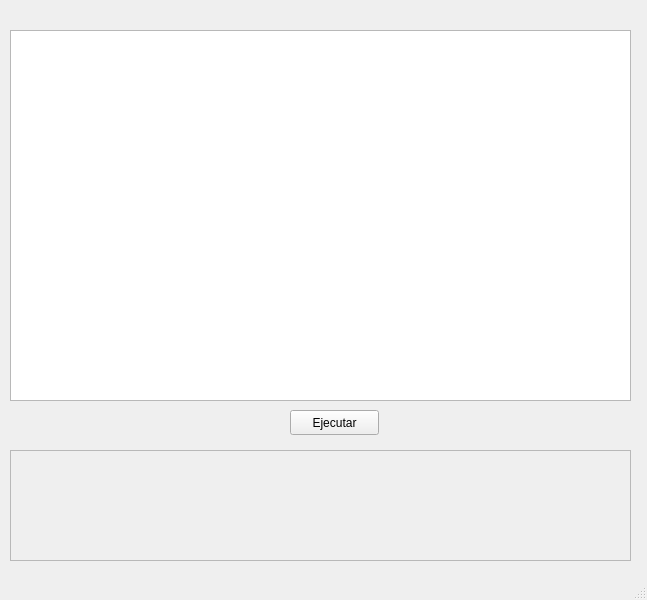
<?xml version="1.0" encoding="UTF-8"?>
<ui version="4.0">
 <class>MainWindow</class>
 <widget class="QMainWindow" name="MainWindow">
  <property name="geometry">
   <rect>
    <x>0</x>
    <y>0</y>
    <width>647</width>
    <height>600</height>
   </rect>
  </property>
  <property name="windowTitle">
   <string>MainWindow</string>
  </property>
  <widget class="QWidget" name="centralwidget">
   <widget class="QPlainTextEdit" name="plainTextEdit">
    <property name="enabled">
     <bool>true</bool>
    </property>
    <property name="geometry">
     <rect>
      <x>10</x>
      <y>30</y>
      <width>621</width>
      <height>371</height>
     </rect>
    </property>
    <property name="sizePolicy">
     <sizepolicy hsizetype="Ignored" vsizetype="Ignored">
      <horstretch>0</horstretch>
      <verstretch>0</verstretch>
     </sizepolicy>
    </property>
   </widget>
   <widget class="QPushButton" name="pushButton">
    <property name="geometry">
     <rect>
      <x>290</x>
      <y>410</y>
      <width>89</width>
      <height>25</height>
     </rect>
    </property>
    <property name="text">
     <string>Ejecutar</string>
    </property>
   </widget>
   <widget class="QScrollArea" name="scrollArea">
    <property name="geometry">
     <rect>
      <x>10</x>
      <y>450</y>
      <width>621</width>
      <height>111</height>
     </rect>
    </property>
    <property name="widgetResizable">
     <bool>true</bool>
    </property>
    <widget class="QWidget" name="scrollAreaWidgetContents">
     <property name="geometry">
      <rect>
       <x>0</x>
       <y>0</y>
       <width>619</width>
       <height>109</height>
      </rect>
     </property>
    </widget>
   </widget>
  </widget>
  <widget class="QStatusBar" name="statusbar"/>
 </widget>
 <resources/>
 <connections/>
</ui>
